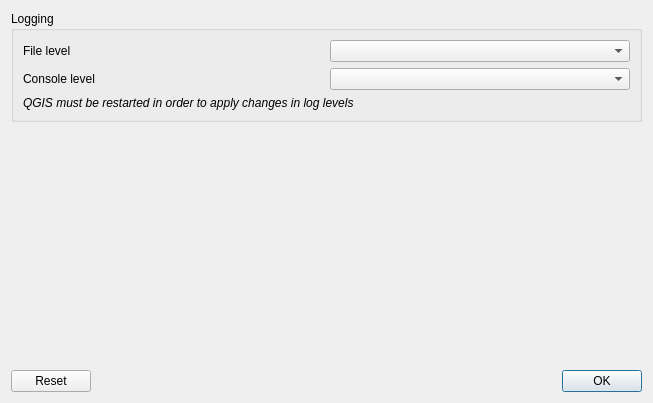

<ui version="4.0">
 <class>Dialog</class>
 <widget class="QDialog" name="Dialog">
  <property name="geometry">
   <rect>
    <x>0</x>
    <y>0</y>
    <width>653</width>
    <height>403</height>
   </rect>
  </property>
  <property name="windowTitle">
   <string>Settings</string>
  </property>
  <layout class="QVBoxLayout" name="verticalLayout_2">
   <item>
    <layout class="QVBoxLayout" name="verticalLayout">
     <item>
      <layout class="QVBoxLayout" name="layout_setting_items"/>
     </item>
     <item>
      <widget class="QgsCollapsibleGroupBox" name="mGroupBox_3">
       <property name="sizePolicy">
        <sizepolicy hsizetype="Preferred" vsizetype="Fixed">
         <horstretch>0</horstretch>
         <verstretch>0</verstretch>
        </sizepolicy>
       </property>
       <property name="title">
        <string>Logging</string>
       </property>
       <layout class="QVBoxLayout" name="verticalLayout_8">
        <item>
         <layout class="QGridLayout" name="gridLayout_5">
          <item column="0" row="1">
           <widget class="QLabel" name="label_level_console">
            <property name="sizePolicy">
             <sizepolicy hsizetype="Preferred" vsizetype="Fixed">
              <horstretch>0</horstretch>
              <verstretch>0</verstretch>
             </sizepolicy>
            </property>
            <property name="text">
             <string>Console level</string>
            </property>
           </widget>
          </item>
          <item column="1" row="1">
           <widget class="QComboBox" name="combo_box_log_level_console"/>
          </item>
          <item column="0" row="0">
           <widget class="QLabel" name="label_level_file">
            <property name="sizePolicy">
             <sizepolicy hsizetype="Preferred" vsizetype="Fixed">
              <horstretch>0</horstretch>
              <verstretch>0</verstretch>
             </sizepolicy>
            </property>
            <property name="text">
             <string>File level</string>
            </property>
           </widget>
          </item>
          <item column="1" row="0">
           <widget class="QComboBox" name="combo_box_log_level_file"/>
          </item>
         </layout>
        </item>
        <item>
         <widget class="QLabel" name="label">
          <property name="font">
           <font>
            <italic>true</italic>
           </font>
          </property>
          <property name="text">
           <string>QGIS must be restarted in order to apply changes in log levels</string>
          </property>
         </widget>
        </item>
        <item>
         <layout class="QHBoxLayout" name="horizontalLayout_2"/>
        </item>
       </layout>
      </widget>
     </item>
     <item>
      <spacer name="verticalSpacer_2">
       <property name="orientation">
        <enum>Qt::Vertical</enum>
       </property>
       <property name="sizeHint" stdset="0">
        <size>
         <width>20</width>
         <height>40</height>
        </size>
       </property>
      </spacer>
     </item>
     <item>
      <spacer name="verticalSpacer">
       <property name="sizeHint" stdset="0">
        <size>
         <width>20</width>
         <height>40</height>
        </size>
       </property>
      </spacer>
     </item>
    </layout>
   </item>
   <item>
    <widget class="QDialogButtonBox" name="button_box">
     <property name="standardButtons">
      <set>QDialogButtonBox::Ok|QDialogButtonBox::Reset</set>
     </property>
    </widget>
   </item>
  </layout>
 </widget>
 <customwidgets>
  <customwidget>
   <class>QgsCollapsibleGroupBox</class>
   <extends>QGroupBox</extends>
   <header>qgscollapsiblegroupbox.h</header>
   <container>1</container>
  </customwidget>
 </customwidgets>
 <resources/>
 <connections/>
</ui>
